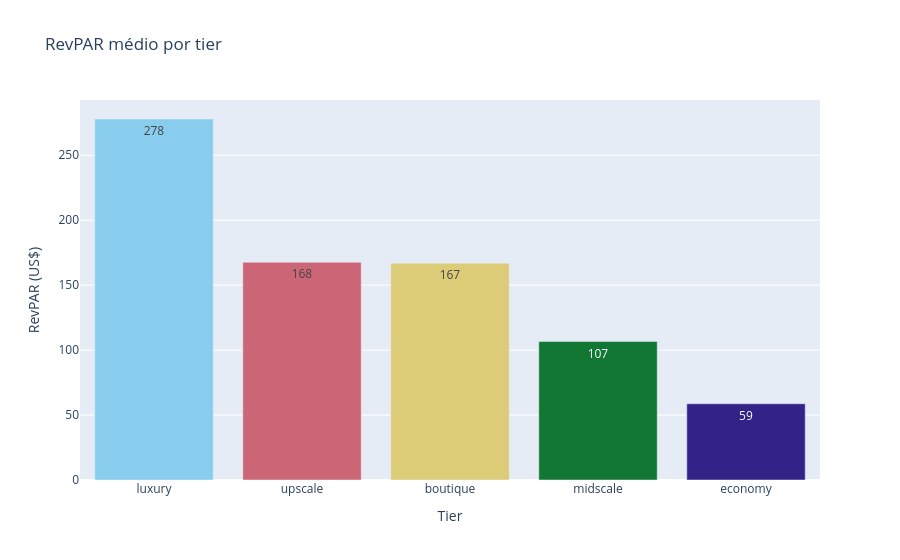

The notebook cell saved with this chart:
### Code cell
g.comparacao_tiers(semanal).show()

### Figure 1 — Plotly figure (JSON) as saved in the notebook; plotly's stock layout.template omitted (floating-point values rounded to 4 significant figures)
{"data": [{"hovertemplate": "Tier=%{x}<br>RevPAR (US$)=%{y}<extra></extra>", "legendgroup": "luxury", "marker": {"color": "rgb(136, 204, 238)", "pattern": {"shape": ""}}, "name": "luxury", "orientation": "v", "showlegend": true, "textposition": "auto", "texttemplate": "%{y:.0f}", "type": "bar", "x": ["luxury"], "xaxis": "x", "y": [277.9], "yaxis": "y"}, {"hovertemplate": "Tier=%{x}<br>RevPAR (US$)=%{y}<extra></extra>", "legendgroup": "upscale", "marker": {"color": "rgb(204, 102, 119)", "pattern": {"shape": ""}}, "name": "upscale", "orientation": "v", "showlegend": true, "textposition": "auto", "texttemplate": "%{y:.0f}", "type": "bar", "x": ["upscale"], "xaxis": "x", "y": [167.6], "yaxis": "y"}, {"hovertemplate": "Tier=%{x}<br>RevPAR (US$)=%{y}<extra></extra>", "legendgroup": "boutique", "marker": {"color": "rgb(221, 204, 119)", "pattern": {"shape": ""}}, "name": "boutique", "orientation": "v", "showlegend": true, "textposition": "auto", "texttemplate": "%{y:.0f}", "type": "bar", "x": ["boutique"], "xaxis": "x", "y": [167.0], "yaxis": "y"}, {"hovertemplate": "Tier=%{x}<br>RevPAR (US$)=%{y}<extra></extra>", "legendgroup": "midscale", "marker": {"color": "rgb(17, 119, 51)", "pattern": {"shape": ""}}, "name": "midscale", "orientation": "v", "showlegend": true, "textposition": "auto", "texttemplate": "%{y:.0f}", "type": "bar", "x": ["midscale"], "xaxis": "x", "y": [106.6], "yaxis": "y"}, {"hovertemplate": "Tier=%{x}<br>RevPAR (US$)=%{y}<extra></extra>", "legendgroup": "economy", "marker": {"color": "rgb(51, 34, 136)", "pattern": {"shape": ""}}, "name": "economy", "orientation": "v", "showlegend": true, "textposition": "auto", "texttemplate": "%{y:.0f}", "type": "bar", "x": ["economy"], "xaxis": "x", "y": [58.71], "yaxis": "y"}], "layout": {"barmode": "relative", "legend": {"title": {"text": "Tier"}, "tracegroupgap": 0}, "showlegend": false, "title": {"text": "RevPAR médio por tier"}, "xaxis": {"anchor": "y", "categoryarray": ["luxury", "upscale", "boutique", "midscale", "economy"], "categoryorder": "array", "domain": [0, 1], "title": {"text": "Tier"}}, "yaxis": {"anchor": "x", "domain": [0, 1], "title": {"text": "RevPAR (US$)"}}}}
